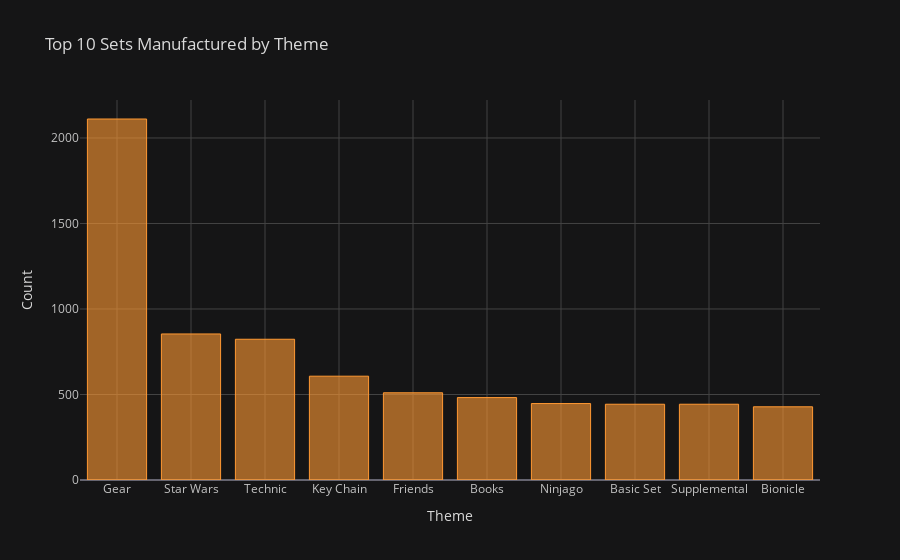

Notebook code for this chart:
### Code cell
theme_count[:10].iplot(
    kind="bar", title="Top 10 Sets Manufactured by Theme", xTitle="Theme", yTitle="Count", theme="solar"
)

### Figure 1 — Plotly figure (JSON) as saved in the notebook; plotly's stock layout.template omitted (floating-point values rounded to 4 significant figures)
{"data": [{"marker": {"color": "rgba(255, 153, 51, 0.6)", "line": {"color": "rgba(255, 153, 51, 1.0)", "width": 1}}, "name": "name_theme", "orientation": "v", "text": "", "type": "bar", "x": ["Gear", "Star Wars", "Technic", "Key Chain", "Friends", "Books", "Ninjago", "Basic Set", "Supplemental", "Bionicle"], "y": [2111, 854, 823, 607, 510, 482, 447, 443, 443, 428]}], "layout": {"legend": {"bgcolor": "#151516", "font": {"color": "#D9D9D9"}}, "paper_bgcolor": "#151516", "plot_bgcolor": "#151516", "title": {"font": {"color": "#D9D9D9"}, "text": "Top 10 Sets Manufactured by Theme"}, "xaxis": {"gridcolor": "#434343", "showgrid": true, "tickfont": {"color": "#C2C2C2"}, "title": {"font": {"color": "#D9D9D9"}, "text": "Theme"}, "zerolinecolor": "#666570"}, "yaxis": {"gridcolor": "#434343", "showgrid": true, "tickfont": {"color": "#C2C2C2"}, "title": {"font": {"color": "#D9D9D9"}, "text": "Count"}, "zerolinecolor": "#666570"}}}
